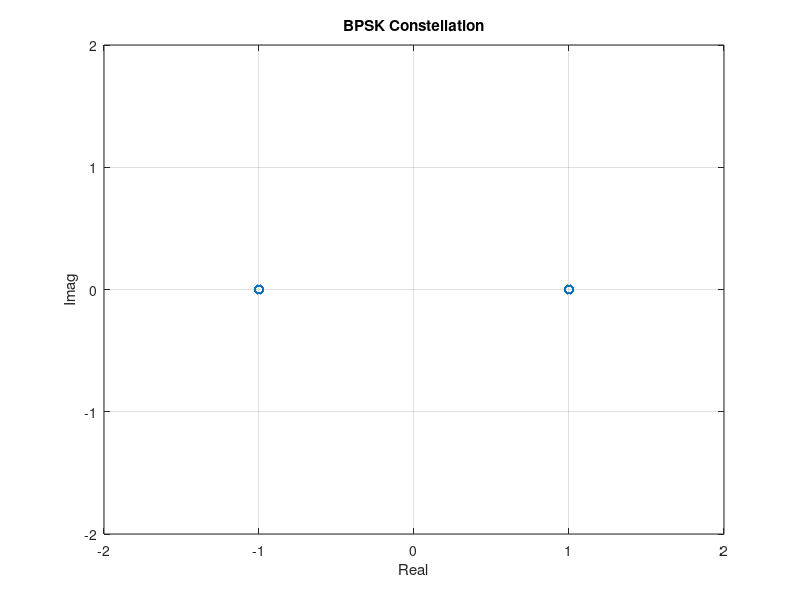
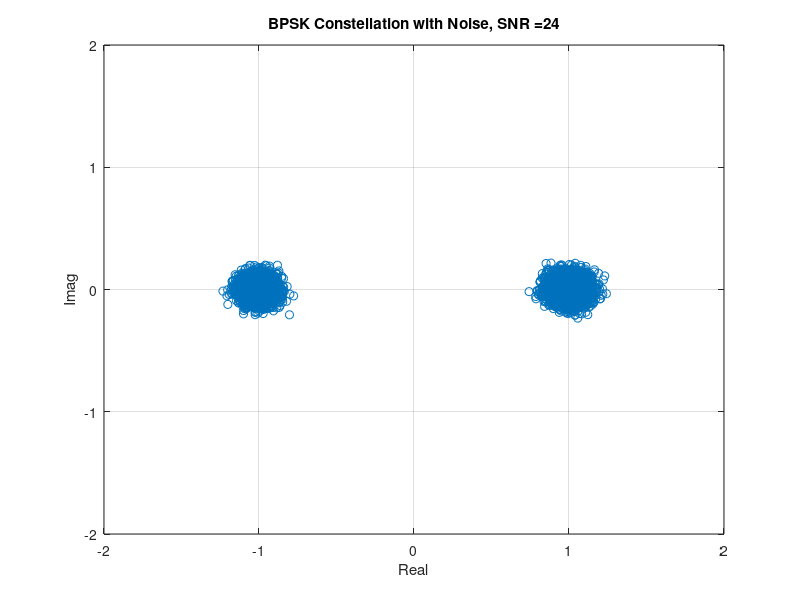

MATLAB code for these plots, in order:
% Transmitter part
clc;
clear;
close all;
nr_data_bits = 8192;
b_data = (randn(1, nr_data_bits)) > 0.5;
b = [b_data];
d = zeros(1, length(b));
for n = 1:length(b)
    if(b(n) == 0)
        d(n) = exp(1j*2*pi);
    else
        d(n) = exp(1j*pi);
    end
end
bpsk = d;
figure(1);
plot(real(d), imag(d), 'o');
axis([-2, 2, -2, 2]);
grid on;
xlabel("Real");
ylabel("Imag");
title("BPSK Constellation");
SNR_vals = 0:24;
BER1 = [];
SNR1 = [];
for SNR = SNR_vals
    sigma = sqrt(10.0^(-SNR / 10.0));
    snbpsk = (real(bpsk) + sigma * randn(size(bpsk))) + 1i * (imag(bpsk) + sigma * randn(size(bpsk)));
    % Plotting with noise
    figure(2);
    plot(real(snbpsk), imag(snbpsk), 'o');
    axis([-2, 2, -2, 2]);
    grid on;
    xlabel("Real");
    ylabel("Imag");
    title(["BPSK Constellation with Noise, SNR =", num2str(SNR)]);
    pause(0.5); % Pause to view each plot for each SNR level
    % Receiver error
    bhat = real(snbpsk) < 0;
    ne = sum(b ~= bhat);
    BER = ne / nr_data_bits;
    BER1 = [BER1, BER];
    SNR1 = [SNR1, SNR];
end